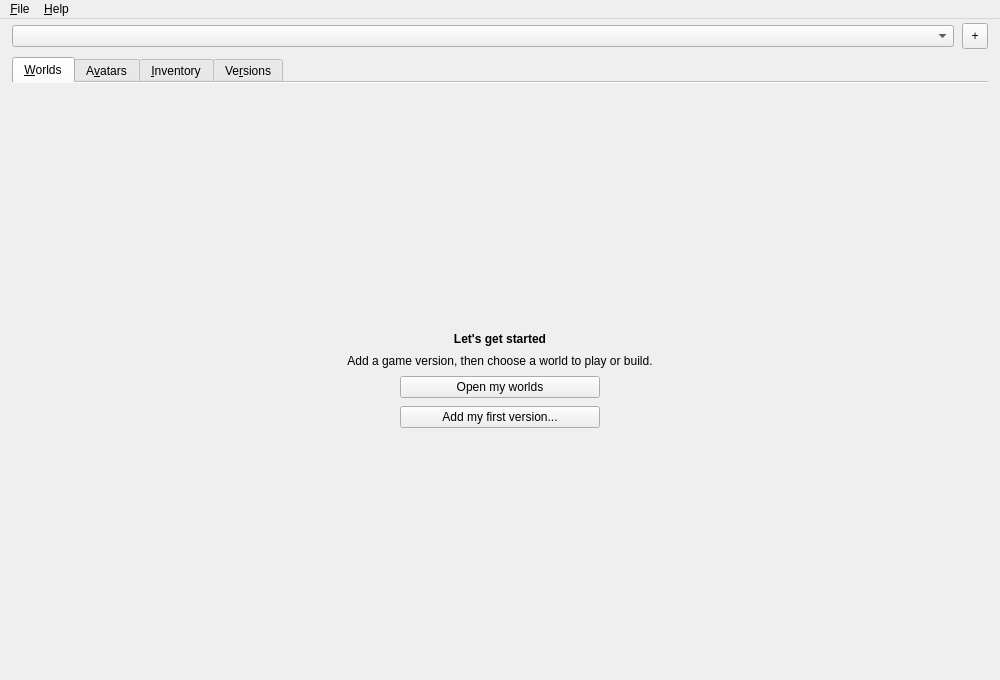
<?xml version='1.0' encoding='utf-8'?>
<ui version="4.0">
 <class>MainWindow</class>
 <widget class="QMainWindow" name="MainWindow">
  <property name="geometry">
   <rect>
    <x>0</x>
    <y>0</y>
    <width>1000</width>
    <height>680</height>
   </rect>
  </property>
  <property name="minimumSize">
   <size>
    <width>760</width>
    <height>520</height>
   </size>
  </property>
  <property name="windowTitle">
   <string>OpenKogama Launcher</string>
  </property>
  <widget class="QWidget" name="centralwidget">
   <layout class="QVBoxLayout" name="verticalLayout">
    <property name="leftMargin">
     <number>12</number>
    </property>
    <property name="topMargin">
     <number>4</number>
    </property>
    <property name="rightMargin">
     <number>12</number>
    </property>
    <property name="bottomMargin">
     <number>12</number>
    </property>
    <property name="spacing">
     <number>8</number>
    </property>
    <item>
     <widget class="QWidget" name="headerBar">
      <layout class="QHBoxLayout" name="headerLayout">
       <property name="leftMargin">
        <number>0</number>
       </property>
       <property name="topMargin">
        <number>0</number>
       </property>
       <property name="rightMargin">
        <number>0</number>
       </property>
       <property name="bottomMargin">
        <number>0</number>
       </property>
       <property name="spacing">
        <number>8</number>
       </property>
       <item>
        <widget class="QComboBox" name="versionCombo">
         <property name="minimumSize">
          <size>
           <width>240</width>
           <height>0</height>
          </size>
         </property>
         <property name="accessibleName">
          <string>Game version</string>
         </property>
         <property name="sizeAdjustPolicy">
          <enum>QComboBox::AdjustToContents</enum>
         </property>
        </widget>
       </item>
       <item>
        <widget class="QToolButton" name="addVersionButton">
         <property name="minimumSize">
          <size>
           <width>26</width>
           <height>26</height>
          </size>
         </property>
         <property name="toolTip">
          <string>Add version</string>
         </property>
         <property name="text">
          <string>+</string>
         </property>
        </widget>
       </item>
     </layout>
     </widget>
    </item>
    <item>
     <widget class="QTabWidget" name="mainTabs">
      <property name="documentMode">
       <bool>true</bool>
      </property>
      <widget class="QWidget" name="playTab">
       <attribute name="title">
        <string>&amp;Worlds</string>
       </attribute>
       <layout class="QVBoxLayout" name="playLayout">
        <property name="leftMargin">
         <number>0</number>
        </property>
        <property name="topMargin">
         <number>8</number>
        </property>
        <property name="rightMargin">
         <number>0</number>
        </property>
        <property name="bottomMargin">
         <number>0</number>
        </property>
        <item>
         <widget class="QStackedWidget" name="playStack">
          <widget class="QWidget" name="welcomePage">
           <layout class="QVBoxLayout" name="welcomeLayout">
            <property name="spacing">
             <number>8</number>
            </property>
            <item>
             <spacer name="welcomeTopSpacer">
              <property name="orientation">
               <enum>Qt::Vertical</enum>
              </property>
              <property name="sizeHint">
               <size>
                <width>20</width>
                <height>40</height>
               </size>
              </property>
             </spacer>
            </item>
            <item>
             <widget class="QLabel" name="welcomeTitle">
              <property name="text">
               <string>Let's get started</string>
              </property>
              <property name="wordWrap">
               <bool>true</bool>
              </property>
              <property name="textFormat">
               <enum>Qt::PlainText</enum>
              </property>
              <property name="font">
               <font>
                                <bold>true</bold>
               </font>
              </property>
              <property name="alignment">
               <set>Qt::AlignCenter</set>
              </property>
             </widget>
            </item>
            <item>
             <widget class="QLabel" name="welcomeDescription">
              <property name="text">
               <string>Add a game version, then choose a world to play or build.</string>
              </property>
              <property name="wordWrap">
               <bool>true</bool>
              </property>
              <property name="textFormat">
               <enum>Qt::PlainText</enum>
              </property>
              <property name="alignment">
               <set>Qt::AlignCenter</set>
              </property>
             </widget>
            </item>
            <item alignment="Qt::AlignHCenter">
             <widget class="QPushButton" name="openWorldsButton">
              <property name="primary" stdset="0">
               <bool>true</bool>
              </property>
              <property name="minimumSize">
               <size>
                <width>200</width>
                <height>0</height>
               </size>
              </property>
              <property name="text">
               <string>Open my worlds</string>
              </property>
             </widget>
            </item>
            <item alignment="Qt::AlignHCenter">
             <widget class="QPushButton" name="firstVersionButton">
              <property name="primary" stdset="0">
               <bool>true</bool>
              </property>
              <property name="minimumSize">
               <size>
                <width>200</width>
                <height>0</height>
               </size>
              </property>
              <property name="text">
               <string>Add my first version...</string>
              </property>
             </widget>
            </item>
            <item>
             <spacer name="welcomeBottomSpacer">
              <property name="orientation">
               <enum>Qt::Vertical</enum>
              </property>
              <property name="sizeHint">
               <size>
                <width>20</width>
                <height>40</height>
               </size>
              </property>
             </spacer>
            </item>
           </layout>
          </widget>
          <widget class="QWidget" name="worldsPage">
           <layout class="QVBoxLayout" name="worldsLayout">
            <property name="leftMargin">
             <number>0</number>
            </property>
            <property name="topMargin">
             <number>0</number>
            </property>
            <property name="rightMargin">
             <number>0</number>
            </property>
            <property name="bottomMargin">
             <number>0</number>
            </property>
           </layout>
          </widget>
         </widget>
        </item>
       </layout>
      </widget>
      <widget class="QWidget" name="avatarsTab">
       <attribute name="title">
        <string>A&amp;vatars</string>
       </attribute>
       <layout class="QVBoxLayout" name="avatarsLayout">
        <property name="leftMargin">
         <number>0</number>
        </property>
        <property name="topMargin">
         <number>8</number>
        </property>
        <property name="rightMargin">
         <number>0</number>
        </property>
        <property name="bottomMargin">
         <number>0</number>
        </property>
       </layout>
      </widget>
      <widget class="QWidget" name="inventoryTab">
       <attribute name="title">
        <string>&amp;Inventory</string>
       </attribute>
       <layout class="QVBoxLayout" name="inventoryLayout">
        <property name="leftMargin">
         <number>0</number>
        </property>
        <property name="topMargin">
         <number>8</number>
        </property>
        <property name="rightMargin">
         <number>0</number>
        </property>
        <property name="bottomMargin">
         <number>0</number>
        </property>
       </layout>
      </widget>
      <widget class="QWidget" name="versionsTab">
       <attribute name="title">
        <string>Ve&amp;rsions</string>
       </attribute>
       <layout class="QVBoxLayout" name="versionsLayout">
        <property name="leftMargin">
         <number>0</number>
        </property>
        <property name="topMargin">
         <number>8</number>
        </property>
        <property name="rightMargin">
         <number>0</number>
        </property>
        <property name="bottomMargin">
         <number>0</number>
        </property>
        <property name="spacing">
         <number>8</number>
        </property>
        <item>
         <widget class="QLineEdit" name="versionSearchLineEdit">
          <property name="placeholderText">
           <string>Search your versions...</string>
          </property>
          <property name="accessibleName">
           <string>Search your versions</string>
          </property>
          <property name="clearButtonEnabled">
           <bool>true</bool>
          </property>
         </widget>
        </item>
        <item>
         <widget class="QLabel" name="versionStatusLabel">
          <property name="wordWrap">
           <bool>true</bool>
          </property>
          <property name="textFormat">
           <enum>Qt::PlainText</enum>
          </property>
         </widget>
        </item>
        <item>
         <widget class="QWidget" name="noVersionsPage">
          <layout class="QVBoxLayout" name="noVersionsLayout">
           <property name="spacing">
            <number>8</number>
           </property>
           <item>
            <spacer name="noVersionsTopSpacer">
             <property name="orientation">
              <enum>Qt::Vertical</enum>
             </property>
             <property name="sizeHint">
              <size>
               <width>20</width>
               <height>40</height>
              </size>
             </property>
            </spacer>
           </item>
           <item>
            <widget class="QLabel" name="noVersionsTitle">
             <property name="text">
              <string>No versions yet</string>
             </property>
             <property name="wordWrap">
              <bool>true</bool>
             </property>
             <property name="textFormat">
              <enum>Qt::PlainText</enum>
             </property>
             <property name="font">
              <font>
                              <bold>true</bold>
              </font>
             </property>
             <property name="alignment">
              <set>Qt::AlignCenter</set>
             </property>
            </widget>
           </item>
           <item>
            <widget class="QLabel" name="noVersionsDescription">
             <property name="text">
              <string>Add a game version to download it and start playing.</string>
             </property>
             <property name="wordWrap">
              <bool>true</bool>
             </property>
             <property name="textFormat">
              <enum>Qt::PlainText</enum>
             </property>
             <property name="alignment">
              <set>Qt::AlignCenter</set>
             </property>
            </widget>
           </item>
           <item alignment="Qt::AlignHCenter">
            <widget class="QPushButton" name="noVersionsButton">
             <property name="primary" stdset="0">
              <bool>true</bool>
             </property>
             <property name="minimumSize">
              <size>
               <width>200</width>
               <height>0</height>
              </size>
             </property>
             <property name="text">
              <string>Add version...</string>
             </property>
            </widget>
           </item>
           <item>
            <spacer name="noVersionsBottomSpacer">
             <property name="orientation">
              <enum>Qt::Vertical</enum>
             </property>
             <property name="sizeHint">
              <size>
               <width>20</width>
               <height>40</height>
              </size>
             </property>
            </spacer>
           </item>
          </layout>
         </widget>
        </item>
        <item>
         <widget class="QListView" name="instancesView">
          <property name="sizePolicy">
           <sizepolicy hsizetype="Expanding" vsizetype="Expanding">
            <horstretch>0</horstretch>
            <verstretch>1</verstretch>
           </sizepolicy>
          </property>
          <property name="accessibleName">
           <string>Installed game versions</string>
          </property>
          <property name="frameShape">
           <enum>QFrame::NoFrame</enum>
          </property>
         </widget>
        </item>
        <item>
         <widget class="QWidget" name="selectedVersionGroup">
          <layout class="QVBoxLayout" name="selectedVersionLayout">
           <property name="leftMargin">
            <number>0</number>
           </property>
           <property name="topMargin">
            <number>0</number>
           </property>
           <property name="rightMargin">
            <number>0</number>
           </property>
           <property name="bottomMargin">
            <number>0</number>
           </property>
           <property name="spacing">
            <number>8</number>
           </property>
           <item>
            <widget class="Line" name="versionActionsLine">
             <property name="orientation">
              <enum>Qt::Horizontal</enum>
             </property>
            </widget>
           </item>
           <item>
            <layout class="QHBoxLayout" name="versionActions">
             <item>
              <widget class="QLabel" name="instanceNameLabel">
               <property name="text">
                <string>No version selected</string>
               </property>
               <property name="textFormat">
                <enum>Qt::PlainText</enum>
               </property>
              </widget>
             </item>
             <item>
              <widget class="QLabel" name="instanceVersionLabel">
               <property name="enabled">
                <bool>false</bool>
               </property>
               <property name="textFormat">
                <enum>Qt::PlainText</enum>
               </property>
              </widget>
             </item>
             <item>
              <spacer name="versionActionsSpacer">
               <property name="orientation">
                <enum>Qt::Horizontal</enum>
               </property>
               <property name="sizeHint">
                <size>
                 <width>20</width>
                 <height>20</height>
                </size>
               </property>
              </spacer>
             </item>
             <item>
              <widget class="QToolButton" name="moreVersionButton">
               <property name="minimumSize">
                <size>
                 <width>26</width>
                 <height>26</height>
                </size>
               </property>
               <property name="toolTip">
                <string>More</string>
               </property>
               <property name="text">
                <string>•••</string>
               </property>
               <property name="popupMode">
                <enum>QToolButton::InstantPopup</enum>
               </property>
               <property name="autoRaise">
                <bool>true</bool>
               </property>
              </widget>
             </item>
             <item>
              <widget class="QPushButton" name="useVersionButton">
               <property name="primary" stdset="0">
                <bool>true</bool>
               </property>
               <property name="minimumSize">
                <size>
                 <width>96</width>
                 <height>0</height>
                </size>
               </property>
               <property name="text">
                <string>Open worlds</string>
               </property>
              </widget>
             </item>
            </layout>
           </item>
          </layout>
         </widget>
        </item>
       </layout>
      </widget>
     </widget>
    </item>
   </layout>
  </widget>
  <widget class="QMenuBar" name="menuBar">
   <widget class="QMenu" name="menuFile">
    <property name="title">
     <string>&amp;File</string>
    </property>
    <addaction name="actionInstall" />
    <addaction name="actionLaunch" />
    <addaction name="separator" />
    <addaction name="actionSettings" />
   </widget>
   <widget class="QMenu" name="menuHelp">
    <property name="title">
     <string>&amp;Help</string>
    </property>
    <addaction name="actionDiscord" />
    <addaction name="actionCredits" />
   </widget>
   <addaction name="menuFile" />
   <addaction name="menuHelp" />
  </widget>
  <action name="actionLaunch">
   <property name="text">
    <string>Open worlds</string>
   </property>
   <property name="shortcut">
    <string>Ctrl+Return</string>
   </property>
  </action>
  <action name="actionInstall">
   <property name="text">
    <string>Add version...</string>
   </property>
  </action>
  <action name="actionSettings">
   <property name="text">
    <string>Settings...</string>
   </property>
  </action>
  <action name="actionDiscord">
   <property name="text">
    <string>Discord</string>
   </property>
  </action>
  <action name="actionCredits">
   <property name="text">
    <string>Credits</string>
   </property>
  </action>
  <action name="actionRenameVersion">
   <property name="text">
    <string>Rename</string>
   </property>
  </action>
  <action name="actionDuplicateVersion">
   <property name="text">
    <string>Make a copy</string>
   </property>
  </action>
  <action name="actionShowVersionFolder">
   <property name="text">
    <string>Show in Explorer</string>
   </property>
  </action>
  <action name="actionDeleteVersion">
   <property name="text">
    <string>Delete...</string>
   </property>
  </action>
 </widget>
 <resources />
 <connections />
</ui>
